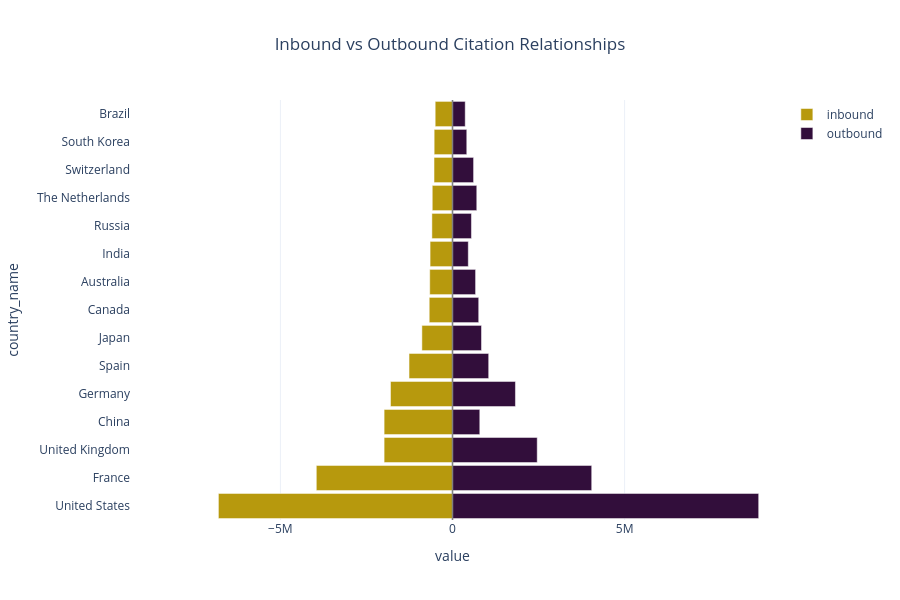

The code cell stored with this chart in its notebook:
### Code cell
diverging_df = pd.concat([
    inbound_long.rename(
        columns={"inbound_count": "count"}
    ),

    outbound_long.rename(
        columns={"outbound_count": "count"}
    )
])

# Diverging Bar Chart
fig = px.bar(
    diverging_df.sort_values("value"),

    x="value",
    y="country_name",

    color="direction",

    orientation="h",

    custom_data=["count", "direction"],

    color_discrete_map={
        "inbound": "#B7990D",
        "outbound": "#320E3B"
    },

    title="Inbound vs Outbound Citation Relationships"
)

fig.update_traces(
    hovertemplate=
    "<b>%{y}</b><br>" +
    "Citations: %{customdata[0]:,.0f}<br>" +
    "Direction: %{customdata[1]}<extra></extra>"
)

max_value = diverging_df["value"].abs().max()

fig.update_layout(
    title_x=0.5,
    template="plotly_white",
    height=600,
    bargap=0.1,
    legend_title_text=""
)

fig.update_xaxes(
    range=[-max_value * 1.05, max_value * 1.05]
)

fig.add_vline(
    x=0,
    line_width=1.5,
    line_color="gray"
)

fig.show()

### Figure 1 — Plotly figure (JSON) as saved in the notebook; plotly's stock layout.template omitted (floating-point values rounded to 4 significant figures)
{"data": [{"alignmentgroup": "True", "customdata": [[6800261, "inbound"], [3956305, "inbound"], [1986678, "inbound"], [1986405, "inbound"], [1801165, "inbound"], [1262588, "inbound"], [889572, "inbound"], [676387, "inbound"], [661316, "inbound"], [650901, "inbound"], [598697, "inbound"], [587860, "inbound"], [536670, "inbound"], [532807, "inbound"], [502766, "inbound"]], "hovertemplate": "<b>%{y}</b><br>Citations: %{customdata[0]:,.0f}<br>Direction: %{customdata[1]}<extra></extra>", "legendgroup": "inbound", "marker": {"color": "#B7990D", "pattern": {"shape": ""}}, "name": "inbound", "offsetgroup": "inbound", "orientation": "h", "showlegend": true, "textposition": "auto", "type": "bar", "x": [-6800261, -3956305, -1986678, -1986405, -1801165, -1262588, -889572, -676387, -661316, -650901, -598697, -587860, -536670, -532807, -502766], "xaxis": "x", "y": ["United States", "France", "United Kingdom", "China", "Germany", "Spain", "Japan", "Canada", "Australia", "India", "Russia", "The Netherlands", "Switzerland", "South Korea", "Brazil"], "yaxis": "y"}, {"alignmentgroup": "True", "customdata": [[369411, "outbound"], [414930, "outbound"], [458590, "outbound"], [550284, "outbound"], [612458, "outbound"], [670465, "outbound"], [705264, "outbound"], [761331, "outbound"], [792802, "outbound"], [842595, "outbound"], [1051307, "outbound"], [1828283, "outbound"], [2461117, "outbound"], [4043901, "outbound"], [8894677, "outbound"]], "hovertemplate": "<b>%{y}</b><br>Citations: %{customdata[0]:,.0f}<br>Direction: %{customdata[1]}<extra></extra>", "legendgroup": "outbound", "marker": {"color": "#320E3B", "pattern": {"shape": ""}}, "name": "outbound", "offsetgroup": "outbound", "orientation": "h", "showlegend": true, "textposition": "auto", "type": "bar", "x": [369411, 414930, 458590, 550284, 612458, 670465, 705264, 761331, 792802, 842595, 1051307, 1828283, 2461117, 4043901, 8894677], "xaxis": "x", "y": ["Brazil", "South Korea", "India", "Russia", "Switzerland", "Australia", "The Netherlands", "Canada", "China", "Japan", "Spain", "Germany", "United Kingdom", "France", "United States"], "yaxis": "y"}], "layout": {"bargap": 0.1, "barmode": "relative", "height": 600, "legend": {"title": {"text": ""}, "tracegroupgap": 0}, "shapes": [{"line": {"color": "gray", "width": 1.5}, "type": "line", "x0": 0, "x1": 0, "xref": "x", "y0": 0, "y1": 1, "yref": "y domain"}], "title": {"text": "Inbound vs Outbound Citation Relationships", "x": 0.5}, "xaxis": {"anchor": "y", "domain": [0, 1], "range": [-9339000.0, 9339000.0], "title": {"text": "value"}}, "yaxis": {"anchor": "x", "domain": [0, 1], "title": {"text": "country_name"}}}}
